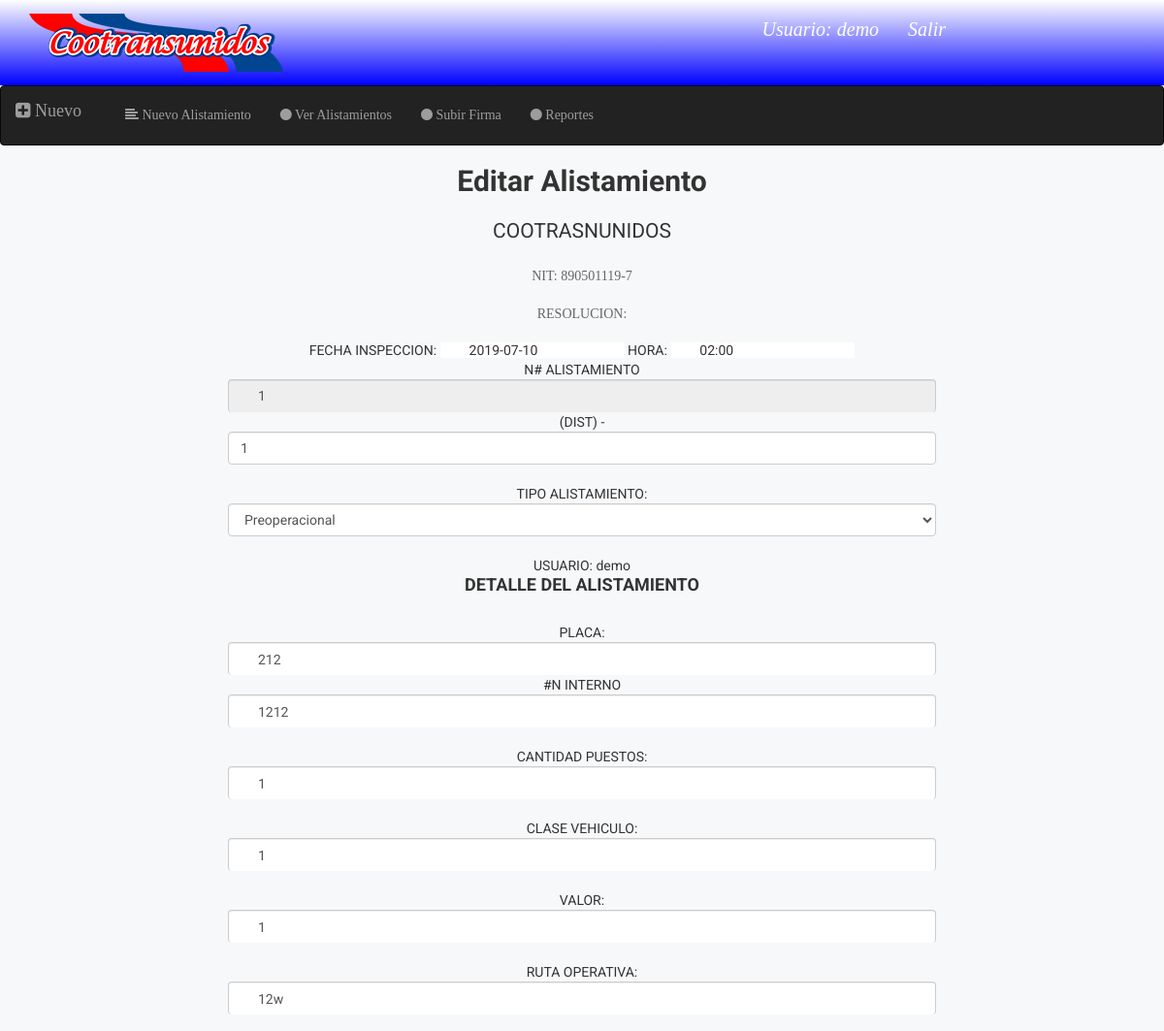
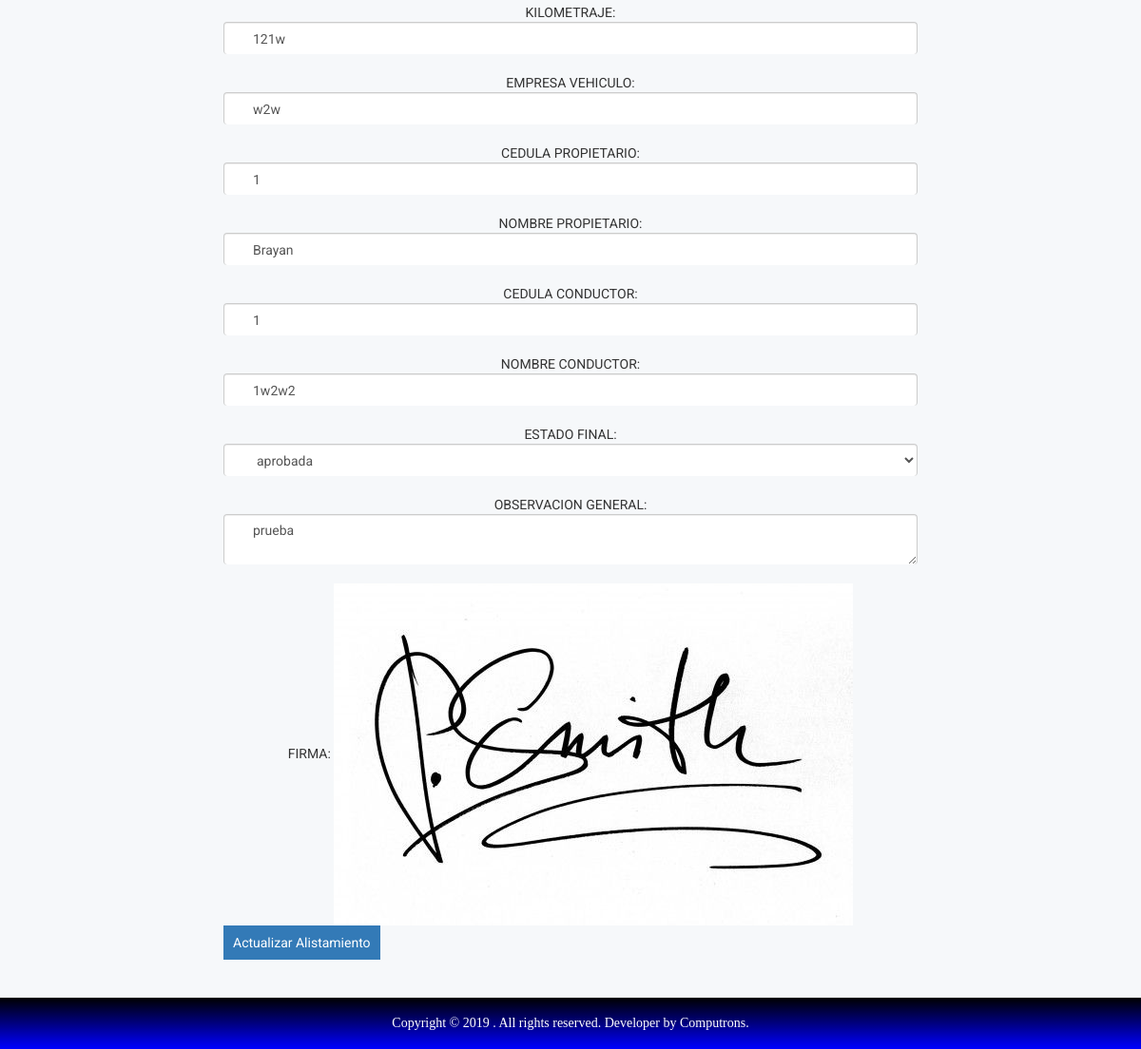
The app's page /v1/editar-alistamiento?id=11 (signed in) with its own data (2 pictures, top to bottom).
### tables this page shows
CREATE TABLE `alistamientos` (
  `id_alistamiento` int(11) NOT NULL,
  `fecha_inspeccion` varchar(40) NOT NULL,
  `hora_inspeccion` varchar(30) DEFAULT NULL,
  `n_alistamiento` int(11) DEFAULT NULL,
  `distribuccion` varchar(40) DEFAULT NULL,
  `tipo_alistamiento` varchar(90) DEFAULT NULL,
  `usuario_alistamiento` varchar(90) DEFAULT NULL,
  `placa` varchar(30) DEFAULT NULL,
  `n_interno` int(11) NOT NULL,
  `cantidad_puestos` int(11) DEFAULT NULL,
  `clase_vehiculo` varchar(90) DEFAULT NULL,
  `valor` double DEFAULT NULL,
  `hora_despacho` varchar(40) DEFAULT NULL,
  `ruta_operativa` varchar(90) DEFAULT NULL,
  `kilometraje` varchar(30) DEFAULT NULL,
  `empresa_vehiculo` varchar(40) DEFAULT NULL,
  `cedula_propietario` varchar(12) DEFAULT NULL,
  `nombre_propietario` varchar(40) DEFAULT NULL,
  `cedula_conductor` varchar(12) DEFAULT NULL,
  `nombre_conductor` varchar(40) DEFAULT NULL,
  `estado_final` varchar(20) DEFAULT NULL,
  `observacion_general` varchar(255) DEFAULT NULL,
  `id_usuario` int(11) DEFAULT NULL
);

### v1/funciones/conexion.php (called while the page is built, shortened)
<?php
class Conexion
{
	public function conectar(){
		$datos = "mysql:dbname=admin_cootransunidos; host=localhost;";
		$user = "admin_developer";
		$pass = "cuentaDeveloper";
		try {
			$pdo = new PDO($datos,$user,$pass);
			return $pdo;
		} catch (Exception $e) {
			$e->getMessage();
		}
	}
}
?>

### v1/editar-alistamiento.php (the view, shortened to what this page needs)
<?php
if ($_SESSION['username']) {
    require 'funciones/conexion.php';
    $conexion = new Conexion();
    $sql = "SELECT * FROM alistamientos where id_alistamiento=$_GET[id]";
    $alistamientos = $conexion->conectar()->query($sql)->fetchAll();
?>
<!doctype html>
<html class="no-js" lang="">
<head>
    <link rel="stylesheet" href="css/bootstrap.min.css">
    <link rel="stylesheet" href="css/font-awesome.min.css">
    <link rel="stylesheet" href="css/owl.carousel.css">
    <link rel="stylesheet" href="css/owl.theme.css">
    <link rel="stylesheet" href="css/owl.transitions.css">
    <link rel="stylesheet" href="css/meanmenu/meanmenu.min.css">
    <link rel="stylesheet" href="css/animate.css">
    <link rel="stylesheet" href="css/normalize.css">
    <link rel="stylesheet" href="css/scrollbar/jquery.mCustomScrollbar.min.css">
    <link rel="stylesheet" href="css/jvectormap/jquery-jvectormap-2.0.3.css">
    <link rel="stylesheet" href="css/notika-custom-icon.css">
    <link rel="stylesheet" href="css/wave/waves.min.css">
    <link rel="stylesheet" href="css/main.css">
    <link rel="stylesheet" href="style.css">
    <link rel="stylesheet" href="css/responsive.css">
</head>
<body>
            <?php include 'inc/header/navegacionUser.php'; ?>
    <?php include 'inc/nav/navegacionPlataforma.php' ?>
    <div class="notika-status-area">
        <div class="container">
            <div class="col-sm-2"></div>
            <div class="col-sm-8">
                <center>
                    <legend><h2>Editar Alistamiento</h2></legend>
                    <?php foreach ($alistamientos as $alis) {
                     ?>
                <form action="funciones/funciones.php" method="post">
                    <legend>COOTRASNUNIDOS</legend>
                    <P>NIT: 890501119-7</P>
                    <P>RESOLUCION:</P>
                    FECHA INSPECCION: <input type="text" name="fecha_inspeccion" class="campos" value="<?php echo $alis['fecha_inspeccion']; ?>"> HORA: <input type="text" name="hora_inspeccion" class="campos" value="<?php echo $alis['hora_inspeccion']; ?>"><br>
                    N# ALISTAMIENTO <input type="number" name="n_alistamiento" class="campos form-control" value="<?php echo $alis['n_alistamiento']; ?>" disabled> (DIST) - <input type="text" name="distribuccion" class="form-control" value="<?php echo $alis['distribuccion']; ?>"><br>
                    TIPO ALISTAMIENTO:
                    <select name="tipo_alistamiento" class="form-control">
                        <option value="<?php echo $alis['tipo_alistamiento']; ?>"><?php echo $alis['tipo_alistamiento']; ?></option>
                    </select>
                    <br>
                    USUARIO: <?php echo $alis['usuario_alistamiento']; ?>
                    <br>
                    <h4>DETALLE DEL ALISTAMIENTO</h4>
                    <br>
                    PLACA: <input type="text" name="placa" class="campos form-control" value="<?php echo $alis['placa']; ?>"> #N INTERNO <input type="text" name="n_interno" class="campos form-control" value="<?php echo $alis['n_interno']; ?>"><br>
                    CANTIDAD PUESTOS: <input type="number" name="cantidad_puestos" class="campos form-control" value="<?php echo $alis['cantidad_puestos']; ?>">
                    <br>
                    CLASE VEHICULO: <input type="text" name="clase_vehiculo" class="campos form-control" value="<?php echo $alis['clase_vehiculo']; ?>">
                    <br>
                    VALOR: <input type="number" name="valor" class="campos form-control" value="<?php echo $alis['valor']; ?>">
                    <br>
                    RUTA OPERATIVA: <input type="text" name="ruta_operativa" class="campos form-control" value="<?php echo $alis['ruta_operativa']; ?>">
                    <br>
                    KILOMETRAJE: <input type="text" name="kilometraje" class="campos form-control" value="<?php echo $alis['kilometraje']; ?>">
                    <br>
                    EMPRESA VEHICULO: <input type="TEXT" name="empresa_vehiculo" class="campos form-control" value="<?php echo $alis['empresa_vehiculo']; ?>">
                    <br>
                    CEDULA PROPIETARIO: <input type="number" name="cedula_propietario" class="campos form-control" value="<?php echo $alis['cedula_propietario']; ?>">
                    <br>
                    NOMBRE PROPIETARIO: <input type="text" name="nombre_propietario" class="campos form-control" value="<?php echo $alis['nombre_propietario']; ?>">
                    <br>
                    CEDULA CONDUCTOR: <input type="number" name="cedula_conductor" class="campos form-control" value="<?php echo $alis['cedula_conductor']; ?>">
                    <br>
                    NOMBRE CONDUCTOR: <input type="text" name="nombre_conductor" class="campos form-control" value="<?php echo $alis['nombre_conductor']; ?>">
                    <br>
                    ESTADO FINAL: <select name="estado_final" class="campos form-control" value="<?php echo $alis['n_interno']; ?>"><option value="<?php echo $alis['estado_final']; ?>"><?php echo $alis['estado_final']; ?></option></select>
                    <br>
                    OBSERVACION GENERAL: <textarea name="observacion_general" width="200px" height="100px" class="campos form-control"><?php echo $alis['observacion_general']; ?></textarea>
                    <br>
                    FIRMA: <img src="img/firma/<?php echo $_SESSION['firma']; ?>">
                    <br>
                    <input type="submit" class="btn-primary" style="padding: 10px; float: left;" value="Actualizar Alistamiento">
                </form>
                <?php
                }
                ?>
                </center>
            </div>
            <div class="col-sm-2"></div>
        </div>
    </div>
    <?php include 'inc/footer/footer.php'; ?>
</body>
</html>
<?php
}
else
{
    header('location: index?session=session terminada');
}
?>

### css/main.css (style rules this page uses)
* { margin: 0px; padding: 0px; box-sizing: border-box; }
body, html { height: 100%; font-family: OpenSans-Regular, sans-serif; }
h1,h2,h3,h4,h5,h6 { margin: 0px; }
p { font-family: OpenSans-Regular; font-size: 14px; line-height: 1.7; color: #666666; margin: 0px; }
input { outline: none; border: none; }
textarea { outline: none; border: none; }

### v1/editar-alistamiento.php (style rules this page uses)
.campos { padding-left: 30px; border-bottom: 0px solid black; }

### records on screen
alistamientos: fecha_inspeccion "2019-07-10", hora_inspeccion "02:00", n_alistamiento "1", distribuccion "1", tipo_alistamiento "Preoperacional", usuario_alistamiento "demo", placa "212", n_interno "1212", cantidad_puestos "1", clase_vehiculo "1", valor "1", ruta_operativa "12w", kilometraje "121w", empresa_vehiculo "w2w", cedula_propietario "1", nombre_propietario "Brayan", cedula_conductor "1", nombre_conductor "1w2w2", estado_final "aprobada", observacion_general "prueba"

### other values on screen
$_SESSION['username'] "demo"
